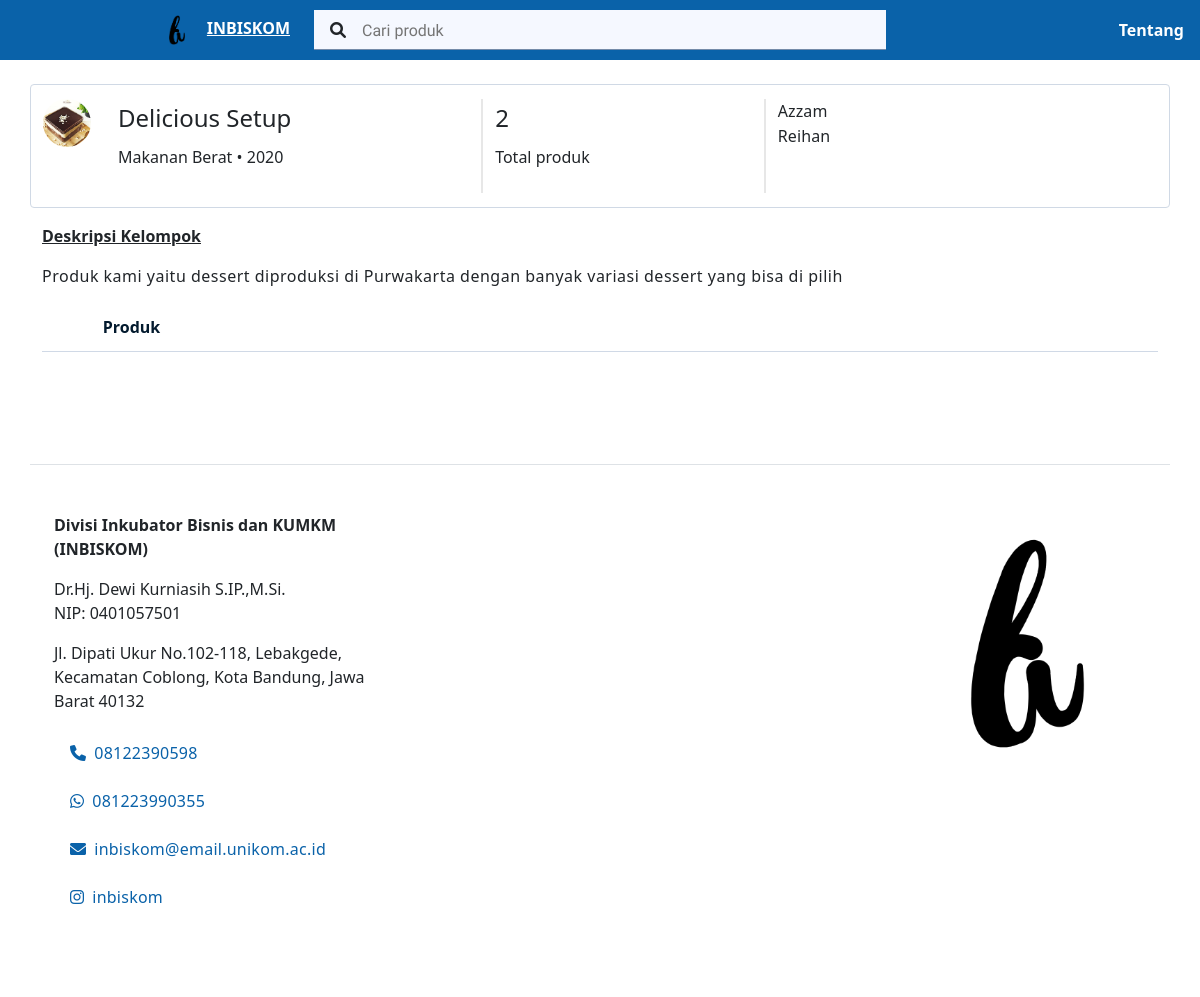
The page /toko?q=27 on the database its author committed.
### tables this page shows
CREATE TABLE `konfigurasi` (
  `id_konfigurasi` int(11) NOT NULL,
  `nip` varchar(20) NOT NULL,
  `nama_ketua` varchar(50) NOT NULL,
  `url_logo` varchar(255) NOT NULL,
  `alamat_inbiskom` text NOT NULL,
  `no_hp` varchar(13) NOT NULL,
  `no_wa` varchar(13) NOT NULL,
  `email` varchar(50) NOT NULL,
  `username_ig` varchar(20) NOT NULL,
  `id_pengguna` int(11) NOT NULL
);

CREATE TABLE `kelompok` (
  `id_kelompok` int(11) NOT NULL,
  `nama_kelompok` varchar(50) NOT NULL,
  `angkatan` year(4) NOT NULL,
  `deskripsi_kelompok` text NOT NULL,
  `tipe_kelompok` enum('mahasiswa','umum') NOT NULL,
  `url_logo_toko` varchar(255) DEFAULT NULL,
  `id_kategori` int(11) NOT NULL,
  `id_pengguna` int(11) NOT NULL
);

CREATE TABLE `kategori` (
  `id_kategori` int(11) NOT NULL,
  `nama_kategori` varchar(50) NOT NULL,
  `id_pengguna` int(11) NOT NULL
);

CREATE TABLE `detail_kelompok` (
  `id_detail_kelompok` int(11) NOT NULL,
  `no_identitas` varchar(50) NOT NULL,
  `nama_penjual` varchar(50) NOT NULL,
  `id_kelompok` int(11) NOT NULL
);

### app/Core/View.php (called while the page is built, shortened)
<?php
class View
{
    public static function RenderKatalog(string $view, $model)
    {
        require __DIR__ . '/../View/template-katalog/header.php';
        require __DIR__ . '/../View/template-katalog/navbar.php';
        require __DIR__ . '/../View/' . $view . '.php';
        require __DIR__ . '/../View/template-katalog/footer.php';
    }
}

### app/Controller/TokoController.php (called while the page is built, shortened)
<?php
class TokoController
{
  private KatalogService $service;
  public function __construct()
  {
      $this->repository = new KatalogRepository(Database::getConnection());
      $this->service = new KatalogService($this->repository);
  }
  public function index()
  {
      $request = $_GET['q'];
      try {
          $tokoModel = $this->service->GetTokoDescription($request);
          $memberModel = $this->service->GetTokoDescriptionMember($request);
          $productsModel = $this->service->GetTokoDescriptionProducts($request);
          $konfigurasi = $this->service->GetKonfigurasi();
          View::RenderKatalog("Katalog-Toko/index", [
              'tokoDescription' => $tokoModel,
              'tokoMember' => $memberModel,
              'tokoProducts' => $productsModel,
              'konfigurasi' => $konfigurasi,
          ]);
      }catch (\Exception $e)
      {
          View::Redirect("/");
      }
  }
}

### public/index.php (called while the page is built, shortened)
<?php
Router::Run();

### app/Repository/KatalogRepository.php (called while the page is built, shortened)
<?php
class KatalogRepository
{
    private \PDO $conn;
    public function __construct(\PDO $conn)
    {
        $this->conn = $conn;
    }
    public function SelectAllKonfigurasi()
    {
        $statement = $this->conn->prepare(
            "SELECT * FROM konfigurasi  ORDER BY id_konfigurasi DESC LIMIT 1"
        );
        $statement->execute();
        $result = $statement->fetch(\PDO::FETCH_ASSOC);
        return $result;
    }
    public function SelectForDetailToko(string $id_kelompok)
    {
        $statement = $this->conn->prepare(
            "SELECT k.id_kelompok, nama_kelompok, angkatan, url_logo_toko, nama_kategori, deskripsi_kelompok,
                (SELECT COUNT(*) FROM produk, kelompok WHERE produk.id_kelompok=kelompok.id_kelompok AND kelompok.id_kelompok=p.id_kelompok) AS total_produk
            FROM kelompok k, produk p, kategori ka
            WHERE k.id_kelompok=p.id_kelompok AND k.id_kategori=ka.id_kategori AND k.id_kelompok=?
            LIMIT 1"
        );
        $statement->execute([$id_kelompok]);
        $result = $statement->fetchAll(\PDO::FETCH_ASSOC);
        return $result;
    }
    public function SelectForDetailTokoMember(string $id_kelompok)
    {
        $statement = $this->conn->prepare(
            "SELECT id_detail_kelompok, k.id_kelompok, d.nama_penjual, no_identitas
            FROM kelompok k, detail_kelompok d
            WHERE k.id_kelompok=d.id_kelompok AND k.id_kelompok=?"
        );
        $statement->execute([$id_kelompok]);
        $result = $statement->fetchAll(\PDO::FETCH_ASSOC);
        return $result;
    }
}

### app/Service/KatalogService.php (called while the page is built, shortened)
<?php
class KatalogService
{
    private KatalogRepository $repo;
    public function __construct($repo)
    {
        $this->repo = $repo;
    }
    public function GetKonfigurasi()
    {
        $result = $this->repo->SelectAllKonfigurasi();
        return $result;
    }
    public function GetTokoDescription(string $id_produk)
    {
        $result = $this->repo->SelectForDetailToko($id_produk);
        return $result;
    }
    public function GetTokoDescriptionMember(string $id_produk)
    {
        $result = $this->repo->SelectForDetailTokoMember($id_produk);
        return $result;
    }
}

### app/View/Katalog-Toko/index.php (the view, shortened to what this page needs)
<main class="container mt-4 pb-5">
  <div class="produk">
    <div class="row detail-toko">
      <div class="col-8 col-md-5 row">
        <div class="col-4 col-md-4 col-lg-2">
          <img
            class="bm-img-responsive rounded-photo photo-40"
            src="<?= "./assets/images/".$model["tokoDescription"][0]["url_logo_toko"] ?>"
            alt="Logo <?php echo $model["tokoDescription"][0]["nama_kelompok"] ?>"
          />
        </div>
        <div class="col-8 col-md-8 col-lg-10">
          <h4><?php echo $model["tokoDescription"][0]["nama_kelompok"] ?></h4>
          <?php echo $model["tokoDescription"][0]["nama_kategori"] ?> • <?php echo $model["tokoDescription"][0]["angkatan"] ?>
        </div>
      </div>
      <div class="col-4 col-md-3 bm-border-left pb-4">
        <h4><?php echo $model["tokoDescription"][0]["total_produk"] ?></h4>
        Total produk
      </div>
      <div class="col-12 col-md-4 text-center text-sm-start mt-4 mt-sm-0 ">
        <?php foreach ($model["tokoMember"] as $tokoMember) :?>
          <div class="bm-subtitle1"><?= $tokoMember["nama_penjual"] ?></div>
        <?php endforeach; ?>
      </div>
    </div>
    <div class="bm-tab-menu" id="tab-container">
      <div class="my-3">
        <p class="text-decoration-underline fw-bold">Deskripsi Kelompok</p>
        <span class="bm-body1 multiline"><?= $model["tokoDescription"][0]["deskripsi_kelompok"]?></span>
      </div>
      <ul class="bm-tab-menu__tab-list">
        <li class="bm-tab-menu__tab">
          <a href="#produk" class="bm-tab-menu__tab-link">Produk</a>
        </li>
      </ul>
    </div>
  </div>
</main>

### app/Core/Router.php (shortened to what this page needs)
<?php
class Router
{
    private static array $routes = [];
    public static function Add(string $method,
                               string $path,
                               string $controller,
                               string $function,
                               array  $middlewares = []): void
    {
        self::$routes[] = [
            'method' => $method,
            'path' => $path,
            'controller' => $controller,
            'function' => $function,
            'middleware' => $middlewares
        ];
    }
    public static function Run(): void
    {
        $path = '/';
        if (isset($_SERVER['PATH_INFO'])) {
            $path = $_SERVER['PATH_INFO'];
        }
        $method = $_SERVER['REQUEST_METHOD'];
        foreach (self::$routes as $route) {
            $pattern = "#^" . $route['path'] . "$#";
            if (preg_match($pattern, $path, $variables) && $method == $route['method']) {
                $function = $route['function'];
                $controller = new $route['controller'];
                array_shift($variables);
                call_user_func_array([$controller, $function], $variables);
                return;
            }
        }
    }
}

### app/View/template-katalog/navbar.php
<header class="navbar row px-1 justify-content-start">
    <div class="col-3 text-end">
        <div class="d-inline-block" style="margin-right: 8px;" >
            <img height="36" src=" <?php echo './assets/images/' . $model["konfigurasi"]["url_logo"] ?>" alt="Logo INBISKOM" />
        </div>
        <a href="/" class="fw-bold text-white">INBISKOM</a>
    </div>
    <div class="col col-lg-6">
        <div class="bm-input bm-input--with-icon">
            <form action="/search?q=" method="get">
                <input type="text" class="bm-input__field" placeholder="Cari produk" name="q" value="" />
            </form>
            <div class="bm-input__icon">
                <i class="fas fa-search"></i>
            </div>
        </div>
    </div>
    <div class="col-3 text-end">
        <a href="/tentang" class="fw-bold text-white text-decoration-none">Tentang</a>
    </div>
</header>

### app/View/template-katalog/footer.php (shortened to what this page needs)
<div class="container">
  <footer class="row gap-5 py-5 my-5 border-top justify-content-center justify-content-lg-between">
    <div class="col-12 col-lg-4 px-4">
      <p class="fw-bold">Divisi Inkubator Bisnis dan KUMKM (INBISKOM)</p>
      <span><?= $model["konfigurasi"]["nama_ketua"] ?></span>
      <p>NIP: <?= $model["konfigurasi"]["nip"] ?></p>
      <p><?= $model["konfigurasi"]["alamat_inbiskom"] ?></p>
      <div class="row align-content-start">
        <div class="col-12">
          <a href="#" type="button" class="bm-btn bm-btn--ghost">
            <span class="bm-btn__icon">
              <i class="fas fa-phone"></i>
            </span>
            <span class="bm-btn__label"><?= $model["konfigurasi"]["no_hp"] ?></span>
          </a>
        </div>
        <div class="col-12">
          <?php $wa = "62".substr($model["konfigurasi"]["no_wa"], 1) ?>
          <a href="<?= "https://wa.me/".$wa?>" type="button" class="bm-btn bm-btn--ghost">
            <span class="bm-btn__icon">
              <i class="fab fa-whatsapp"></i>
            </span>
            <span class="bm-btn__label"><?= $model["konfigurasi"]["no_wa"] ?></span>
          </a>
        </div>
        <div class="col-12">
          <a href="mailto:<?= $model["konfigurasi"]["email"] ?>" type="button" class="bm-btn bm-btn--ghost">
            <span class="bm-btn__icon">
              <i class="fas fa-envelope"></i>
            </span>
            <span class="bm-btn__label"><?= $model["konfigurasi"]["email"] ?></span>
          </a>
        </div>
        <div class="col-12">
          <a href="<?= "https://www.instagram.com/".$model["konfigurasi"]["username_ig"] ?>" type="button" class="bm-btn bm-btn--ghost" target="_blank">
            <span class="bm-btn__icon">
              <i class="fab fa-instagram"></i>
            </span>
            <span class="bm-btn__label"><?= $model["konfigurasi"]["username_ig"] ?></span>
          </a>
        </div>
      </div>
    </div>
    <div class="col-8 col-lg-3">
      <a href="/" class="d-flex align-items-center mb-3 link-dark text-decoration-none">
        <img class="bm-img-responsive" src=" <?php echo './assets/images/'.$model["konfigurasi"]["url_logo"] ?>"
                                alt="Logo INBISKOM" />
      </a>
    </div>
  </footer>
</div>
</body>
</html>

### public/assets/css/style.css (style rules this page uses)
:root { --background: #e3f1f9; --primary: #0a62a9; --primary-darker: #001d3a; --primary-light: #9ed5fa; }
body { min-height: 100vh; }
.navbar { background-color: var(--primary); height: 60px; }
.photo-40 { height: 48px; width: 48px; }
.rounded-photo { border-radius: 50%; }
.bm-border-left { border-left: 2px solid #e7e7e7; }
.detail-toko { padding: 14px 0; border: 1px solid #d0d9e5; border-radius: 4px; }
.multiline { white-space: pre-wrap; }
@media only screen and (min-width: 600px) { .bm-border-left { border-right: 2px solid #e7e7e7; } }

### rows shown on the page
konfigurasi: url_logo (picture), kelompok.url_logo_toko (picture), kelompok.nama_kelompok "Delicious Setup", kategori.nama_kategori "Makanan Berat", kelompok.angkatan "2020", total_produk "2", kelompok.deskripsi_kelompok "Produk kami yaitu dessert diproduksi di Purwakarta dengan banyak variasi dessert yang bisa di pilih", nama_ketua "Dr.Hj. Dewi Kurniasih S.IP.,M.Si.", nip "0401057501", alamat_inbiskom "Jl. Dipati Ukur No.102-118, Lebakgede, Kecamatan Coblong, Kota Bandung, Jawa Barat 40132", no_hp "08122390598", no_wa "081223990355", email "inbiskom@email.unikom.ac.id", username_ig "inbiskom"
detail_kelompok: nama_penjual "Azzam"
detail_kelompok: nama_penjual "Reihan"
